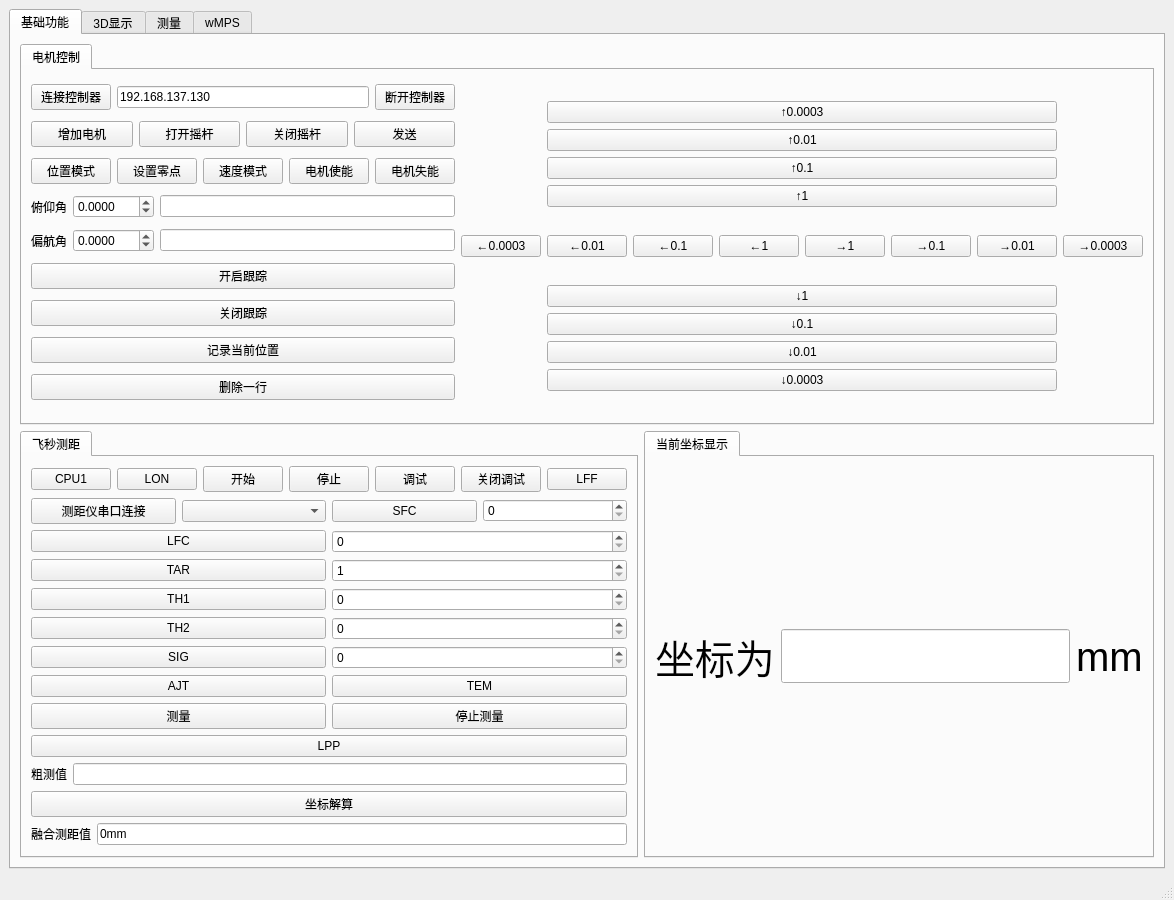
<?xml version="1.0" encoding="UTF-8"?>
<ui version="4.0">
 <class>MainWindow</class>
 <widget class="QMainWindow" name="MainWindow">
  <property name="geometry">
   <rect>
    <x>0</x>
    <y>0</y>
    <width>1127</width>
    <height>900</height>
   </rect>
  </property>
  <property name="sizePolicy">
   <sizepolicy hsizetype="Expanding" vsizetype="Preferred">
    <horstretch>0</horstretch>
    <verstretch>0</verstretch>
   </sizepolicy>
  </property>
  <property name="windowTitle">
   <string>MainWindow</string>
  </property>
  <widget class="QWidget" name="centralwidget">
   <layout class="QHBoxLayout" name="horizontalLayout">
    <item>
     <widget class="QTabWidget" name="tabWidget">
      <property name="currentIndex">
       <number>0</number>
      </property>
      <widget class="QWidget" name="tab_3">
       <attribute name="title">
        <string>基础功能</string>
       </attribute>
       <layout class="QHBoxLayout" name="horizontalLayout_3">
        <item>
         <layout class="QVBoxLayout" name="verticalLayout">
          <item>
           <widget class="QTabWidget" name="tabWidget_3">
            <property name="currentIndex">
             <number>0</number>
            </property>
            <widget class="QWidget" name="tab_6">
             <attribute name="title">
              <string>电机控制</string>
             </attribute>
             <layout class="QHBoxLayout" name="horizontalLayout_20">
              <item>
               <layout class="QHBoxLayout" name="horizontalLayout_19">
                <item>
                 <layout class="QVBoxLayout" name="verticalLayout_3">
                  <item>
                   <layout class="QHBoxLayout" name="horizontalLayout_4">
                    <item>
                     <widget class="QPushButton" name="socket_connection_pushButton">
                      <property name="text">
                       <string>连接控制器</string>
                      </property>
                     </widget>
                    </item>
                    <item>
                     <widget class="QLineEdit" name="socket_connection">
                      <property name="text">
                       <string>192.168.137.130</string>
                      </property>
                     </widget>
                    </item>
                    <item>
                     <widget class="QPushButton" name="socket_disconnection_pushButton">
                      <property name="text">
                       <string>断开控制器</string>
                      </property>
                     </widget>
                    </item>
                   </layout>
                  </item>
                  <item>
                   <layout class="QHBoxLayout" name="horizontalLayout_16">
                    <item>
                     <widget class="QPushButton" name="add_motors">
                      <property name="text">
                       <string>增加电机</string>
                      </property>
                     </widget>
                    </item>
                    <item>
                     <widget class="QPushButton" name="open_xy">
                      <property name="text">
                       <string>打开摇杆</string>
                      </property>
                     </widget>
                    </item>
                    <item>
                     <widget class="QPushButton" name="close_xy">
                      <property name="text">
                       <string>关闭摇杆</string>
                      </property>
                     </widget>
                    </item>
                    <item>
                     <widget class="QPushButton" name="send_motor_message">
                      <property name="text">
                       <string>发送</string>
                      </property>
                     </widget>
                    </item>
                   </layout>
                  </item>
                  <item>
                   <layout class="QHBoxLayout" name="horizontalLayout_5">
                    <item>
                     <widget class="QPushButton" name="motor_position_mode">
                      <property name="text">
                       <string>位置模式</string>
                      </property>
                     </widget>
                    </item>
                    <item>
                     <widget class="QPushButton" name="set_zero_position">
                      <property name="text">
                       <string>设置零点</string>
                      </property>
                     </widget>
                    </item>
                    <item>
                     <widget class="QPushButton" name="motor_velocity_mode">
                      <property name="text">
                       <string>速度模式</string>
                      </property>
                     </widget>
                    </item>
                    <item>
                     <widget class="QPushButton" name="enable_motor">
                      <property name="text">
                       <string>电机使能</string>
                      </property>
                     </widget>
                    </item>
                    <item>
                     <widget class="QPushButton" name="disable_motor">
                      <property name="text">
                       <string>电机失能</string>
                      </property>
                     </widget>
                    </item>
                   </layout>
                  </item>
                  <item>
                   <layout class="QHBoxLayout" name="horizontalLayout_14">
                    <item>
                     <widget class="QLabel" name="label_2">
                      <property name="text">
                       <string>俯仰角</string>
                      </property>
                      <property name="alignment">
                       <set>Qt::AlignmentFlag::AlignCenter</set>
                      </property>
                     </widget>
                    </item>
                    <item>
                     <widget class="QDoubleSpinBox" name="pitch_angle">
                      <property name="decimals">
                       <number>4</number>
                      </property>
                      <property name="minimum">
                       <double>-360.000000000000000</double>
                      </property>
                      <property name="maximum">
                       <double>360.000000000000000</double>
                      </property>
                      <property name="value">
                       <double>0.000000000000000</double>
                      </property>
                     </widget>
                    </item>
                    <item>
                     <widget class="QLineEdit" name="actual_pitch_angle"/>
                    </item>
                   </layout>
                  </item>
                  <item>
                   <layout class="QHBoxLayout" name="horizontalLayout_15">
                    <item>
                     <widget class="QLabel" name="label_3">
                      <property name="text">
                       <string>偏航角</string>
                      </property>
                      <property name="alignment">
                       <set>Qt::AlignmentFlag::AlignCenter</set>
                      </property>
                     </widget>
                    </item>
                    <item>
                     <widget class="QDoubleSpinBox" name="yaw_angle">
                      <property name="decimals">
                       <number>4</number>
                      </property>
                      <property name="minimum">
                       <double>-360.000000000000000</double>
                      </property>
                      <property name="maximum">
                       <double>360.000000000000000</double>
                      </property>
                      <property name="value">
                       <double>0.000000000000000</double>
                      </property>
                     </widget>
                    </item>
                    <item>
                     <widget class="QLineEdit" name="actual_yaw_angle"/>
                    </item>
                   </layout>
                  </item>
                  <item>
                   <widget class="QPushButton" name="start_tracking">
                    <property name="text">
                     <string>开启跟踪</string>
                    </property>
                   </widget>
                  </item>
                  <item>
                   <widget class="QPushButton" name="stop_tracking">
                    <property name="text">
                     <string>关闭跟踪</string>
                    </property>
                   </widget>
                  </item>
                  <item>
                   <widget class="QPushButton" name="read_currunt_position">
                    <property name="text">
                     <string>记录当前位置</string>
                    </property>
                   </widget>
                  </item>
                  <item>
                   <widget class="QPushButton" name="delete_last_line">
                    <property name="text">
                     <string>删除一行</string>
                    </property>
                   </widget>
                  </item>
                 </layout>
                </item>
                <item>
                 <layout class="QHBoxLayout" name="horizontalLayout_18">
                  <item>
                   <widget class="QPushButton" name="left____1">
                    <property name="text">
                     <string>←0.0003</string>
                    </property>
                   </widget>
                  </item>
                  <item>
                   <layout class="QVBoxLayout" name="verticalLayout_6">
                    <item>
                     <layout class="QVBoxLayout" name="verticalLayout_4">
                      <item>
                       <widget class="QPushButton" name="up____1">
                        <property name="text">
                         <string>↑0.0003</string>
                        </property>
                       </widget>
                      </item>
                      <item>
                       <widget class="QPushButton" name="up___1">
                        <property name="text">
                         <string>↑0.01</string>
                        </property>
                       </widget>
                      </item>
                      <item>
                       <widget class="QPushButton" name="up__1">
                        <property name="text">
                         <string>↑0.1</string>
                        </property>
                       </widget>
                      </item>
                      <item>
                       <widget class="QPushButton" name="up_1">
                        <property name="text">
                         <string>↑1</string>
                        </property>
                       </widget>
                      </item>
                     </layout>
                    </item>
                    <item>
                     <layout class="QHBoxLayout" name="horizontalLayout_17">
                      <item>
                       <widget class="QPushButton" name="left___1">
                        <property name="text">
                         <string>←0.01</string>
                        </property>
                       </widget>
                      </item>
                      <item>
                       <widget class="QPushButton" name="left__1">
                        <property name="text">
                         <string>←0.1</string>
                        </property>
                       </widget>
                      </item>
                      <item>
                       <widget class="QPushButton" name="left_1">
                        <property name="text">
                         <string>←1</string>
                        </property>
                       </widget>
                      </item>
                      <item>
                       <widget class="QPushButton" name="right_1">
                        <property name="text">
                         <string>→1</string>
                        </property>
                       </widget>
                      </item>
                      <item>
                       <widget class="QPushButton" name="right__1">
                        <property name="text">
                         <string>→0.1</string>
                        </property>
                       </widget>
                      </item>
                      <item>
                       <widget class="QPushButton" name="right___1">
                        <property name="text">
                         <string>→0.01</string>
                        </property>
                       </widget>
                      </item>
                     </layout>
                    </item>
                    <item>
                     <layout class="QVBoxLayout" name="verticalLayout_5">
                      <item>
                       <widget class="QPushButton" name="down_1">
                        <property name="text">
                         <string>↓1</string>
                        </property>
                       </widget>
                      </item>
                      <item>
                       <widget class="QPushButton" name="down__1">
                        <property name="text">
                         <string>↓0.1</string>
                        </property>
                       </widget>
                      </item>
                      <item>
                       <widget class="QPushButton" name="down___1">
                        <property name="text">
                         <string>↓0.01</string>
                        </property>
                       </widget>
                      </item>
                      <item>
                       <widget class="QPushButton" name="down____1">
                        <property name="text">
                         <string>↓0.0003</string>
                        </property>
                       </widget>
                      </item>
                     </layout>
                    </item>
                   </layout>
                  </item>
                  <item>
                   <widget class="QPushButton" name="right____1">
                    <property name="text">
                     <string>→0.0003</string>
                    </property>
                   </widget>
                  </item>
                 </layout>
                </item>
               </layout>
              </item>
             </layout>
            </widget>
           </widget>
          </item>
          <item>
           <layout class="QHBoxLayout" name="horizontalLayout_2">
            <item>
             <widget class="QTabWidget" name="tabWidget_2">
              <property name="currentIndex">
               <number>0</number>
              </property>
              <widget class="QWidget" name="tab_5">
               <attribute name="title">
                <string>飞秒测距</string>
               </attribute>
               <layout class="QHBoxLayout" name="horizontalLayout_13">
                <item>
                 <layout class="QVBoxLayout" name="verticalLayout_2">
                  <item>
                   <layout class="QHBoxLayout" name="horizontalLayout_6">
                    <item>
                     <widget class="QPushButton" name="CPU1">
                      <property name="text">
                       <string>CPU1</string>
                      </property>
                     </widget>
                    </item>
                    <item>
                     <widget class="QPushButton" name="LON">
                      <property name="text">
                       <string>LON</string>
                      </property>
                     </widget>
                    </item>
                    <item>
                     <widget class="QPushButton" name="startTracking">
                      <property name="text">
                       <string>开始</string>
                      </property>
                     </widget>
                    </item>
                    <item>
                     <widget class="QPushButton" name="stopTracking">
                      <property name="text">
                       <string>停止</string>
                      </property>
                     </widget>
                    </item>
                    <item>
                     <widget class="QPushButton" name="start_stream">
                      <property name="text">
                       <string>调试</string>
                      </property>
                     </widget>
                    </item>
                    <item>
                     <widget class="QPushButton" name="close_stream">
                      <property name="text">
                       <string>关闭调试</string>
                      </property>
                     </widget>
                    </item>
                    <item>
                     <widget class="QPushButton" name="LFF">
                      <property name="text">
                       <string>LFF</string>
                      </property>
                     </widget>
                    </item>
                   </layout>
                  </item>
                  <item>
                   <layout class="QHBoxLayout" name="horizontalLayout_12">
                    <item>
                     <widget class="QPushButton" name="fsDistancePb">
                      <property name="text">
                       <string>测距仪串口连接</string>
                      </property>
                     </widget>
                    </item>
                    <item>
                     <widget class="QComboBox" name="fsDistanceCbb"/>
                    </item>
                    <item>
                     <widget class="QPushButton" name="SFC">
                      <property name="text">
                       <string>SFC</string>
                      </property>
                     </widget>
                    </item>
                    <item>
                     <widget class="QSpinBox" name="SFC_SB">
                      <property name="minimum">
                       <number>0</number>
                      </property>
                      <property name="maximum">
                       <number>500</number>
                      </property>
                     </widget>
                    </item>
                   </layout>
                  </item>
                  <item>
                   <layout class="QHBoxLayout" name="horizontalLayout_29">
                    <item>
                     <widget class="QPushButton" name="LFC">
                      <property name="text">
                       <string>LFC</string>
                      </property>
                     </widget>
                    </item>
                    <item>
                     <widget class="QSpinBox" name="LFC_SB">
                      <property name="minimum">
                       <number>0</number>
                      </property>
                      <property name="maximum">
                       <number>1000</number>
                      </property>
                     </widget>
                    </item>
                   </layout>
                  </item>
                  <item>
                   <layout class="QHBoxLayout" name="horizontalLayout_11">
                    <item>
                     <widget class="QPushButton" name="TAR">
                      <property name="text">
                       <string>TAR</string>
                      </property>
                     </widget>
                    </item>
                    <item>
                     <widget class="QSpinBox" name="TAR_SB">
                      <property name="minimum">
                       <number>1</number>
                      </property>
                      <property name="maximum">
                       <number>3</number>
                      </property>
                     </widget>
                    </item>
                   </layout>
                  </item>
                  <item>
                   <layout class="QHBoxLayout" name="horizontalLayout_7">
                    <item>
                     <widget class="QPushButton" name="TH1">
                      <property name="text">
                       <string>TH1</string>
                      </property>
                     </widget>
                    </item>
                    <item>
                     <widget class="QSpinBox" name="TH1_SB">
                      <property name="minimum">
                       <number>0</number>
                      </property>
                      <property name="maximum">
                       <number>1000</number>
                      </property>
                     </widget>
                    </item>
                   </layout>
                  </item>
                  <item>
                   <layout class="QHBoxLayout" name="horizontalLayout_8">
                    <item>
                     <widget class="QPushButton" name="TH2">
                      <property name="text">
                       <string>TH2</string>
                      </property>
                     </widget>
                    </item>
                    <item>
                     <widget class="QSpinBox" name="TH2_SB">
                      <property name="minimum">
                       <number>0</number>
                      </property>
                      <property name="maximum">
                       <number>1000</number>
                      </property>
                     </widget>
                    </item>
                   </layout>
                  </item>
                  <item>
                   <layout class="QHBoxLayout" name="horizontalLayout_26">
                    <item>
                     <layout class="QHBoxLayout" name="horizontalLayout_27">
                      <item>
                       <widget class="QPushButton" name="SIG">
                        <property name="text">
                         <string>SIG</string>
                        </property>
                       </widget>
                      </item>
                      <item>
                       <widget class="QSpinBox" name="SIG_SB">
                        <property name="minimum">
                         <number>0</number>
                        </property>
                        <property name="maximum">
                         <number>1000</number>
                        </property>
                       </widget>
                      </item>
                     </layout>
                    </item>
                   </layout>
                  </item>
                  <item>
                   <layout class="QHBoxLayout" name="horizontalLayout_30">
                    <item>
                     <widget class="QPushButton" name="AJT">
                      <property name="text">
                       <string>AJT</string>
                      </property>
                     </widget>
                    </item>
                    <item>
                     <widget class="QPushButton" name="TEM">
                      <property name="text">
                       <string>TEM</string>
                      </property>
                     </widget>
                    </item>
                   </layout>
                  </item>
                  <item>
                   <layout class="QHBoxLayout" name="horizontalLayout_9">
                    <item>
                     <widget class="QPushButton" name="fs_start_measurement">
                      <property name="text">
                       <string>测量</string>
                      </property>
                     </widget>
                    </item>
                    <item>
                     <widget class="QPushButton" name="fs_stop_measurement">
                      <property name="text">
                       <string>停止测量</string>
                      </property>
                     </widget>
                    </item>
                   </layout>
                  </item>
                  <item>
                   <widget class="QPushButton" name="LPP">
                    <property name="text">
                     <string>LPP</string>
                    </property>
                   </widget>
                  </item>
                  <item>
                   <layout class="QHBoxLayout" name="horizontalLayout_28">
                    <item>
                     <widget class="QLabel" name="label_7">
                      <property name="text">
                       <string>粗测值</string>
                      </property>
                     </widget>
                    </item>
                    <item>
                     <widget class="QLineEdit" name="rude_distance1"/>
                    </item>
                   </layout>
                  </item>
                  <item>
                   <widget class="QPushButton" name="get_coordinate">
                    <property name="text">
                     <string>坐标解算</string>
                    </property>
                   </widget>
                  </item>
                  <item>
                   <layout class="QHBoxLayout" name="horizontalLayout_10">
                    <item>
                     <widget class="QLabel" name="label">
                      <property name="text">
                       <string>融合测距值</string>
                      </property>
                     </widget>
                    </item>
                    <item>
                     <widget class="QLineEdit" name="measurement_result">
                      <property name="text">
                       <string>0mm</string>
                      </property>
                     </widget>
                    </item>
                   </layout>
                  </item>
                 </layout>
                </item>
               </layout>
              </widget>
             </widget>
            </item>
            <item>
             <widget class="QTabWidget" name="tabWidget_4">
              <property name="currentIndex">
               <number>0</number>
              </property>
              <widget class="QWidget" name="tab_7">
               <attribute name="title">
                <string>当前坐标显示</string>
               </attribute>
               <layout class="QVBoxLayout" name="verticalLayout_7">
                <item>
                 <layout class="QHBoxLayout" name="horizontalLayout_21">
                  <item>
                   <widget class="QLabel" name="label_8">
                    <property name="sizePolicy">
                     <sizepolicy hsizetype="Preferred" vsizetype="Preferred">
                      <horstretch>0</horstretch>
                      <verstretch>0</verstretch>
                     </sizepolicy>
                    </property>
                    <property name="styleSheet">
                     <string notr="true">font-size: 30pt;  /* 使用点单位 */</string>
                    </property>
                    <property name="text">
                     <string>坐标为</string>
                    </property>
                    <property name="textFormat">
                     <enum>Qt::TextFormat::AutoText</enum>
                    </property>
                    <property name="wordWrap">
                     <bool>false</bool>
                    </property>
                   </widget>
                  </item>
                  <item>
                   <widget class="QLineEdit" name="coordinate_result">
                    <property name="sizePolicy">
                     <sizepolicy hsizetype="Expanding" vsizetype="Fixed">
                      <horstretch>0</horstretch>
                      <verstretch>0</verstretch>
                     </sizepolicy>
                    </property>
                    <property name="styleSheet">
                     <string notr="true">font-size: 30pt;  /* 使用点单位 */</string>
                    </property>
                    <property name="maxLength">
                     <number>20000</number>
                    </property>
                   </widget>
                  </item>
                  <item>
                   <widget class="QLabel" name="label_9">
                    <property name="styleSheet">
                     <string notr="true">font-size: 30pt;  /* 使用点单位 */</string>
                    </property>
                    <property name="text">
                     <string>mm</string>
                    </property>
                   </widget>
                  </item>
                 </layout>
                </item>
               </layout>
              </widget>
             </widget>
            </item>
           </layout>
          </item>
         </layout>
        </item>
       </layout>
      </widget>
      <widget class="QWidget" name="tab_8">
       <attribute name="title">
        <string>3D显示</string>
       </attribute>
      </widget>
      <widget class="QWidget" name="tab_4">
       <attribute name="title">
        <string>测量</string>
       </attribute>
       <layout class="QHBoxLayout" name="horizontalLayout_23">
        <item>
         <layout class="QHBoxLayout" name="horizontalLayout_22">
          <item>
           <widget class="QTabWidget" name="tabWidget_5">
            <property name="currentIndex">
             <number>0</number>
            </property>
            <widget class="QWidget" name="tab">
             <attribute name="title">
              <string>飞秒精测</string>
             </attribute>
             <layout class="QHBoxLayout" name="horizontalLayout_25">
              <item>
               <layout class="QGridLayout" name="gridLayout_3">
                <item row="0" column="0">
                 <widget class="QPushButton" name="start_accurate_measurement">
                  <property name="text">
                   <string>开启精测</string>
                  </property>
                 </widget>
                </item>
                <item row="0" column="1">
                 <widget class="QPushButton" name="stop_accurate_measurement">
                  <property name="text">
                   <string>停止精测</string>
                  </property>
                 </widget>
                </item>
                <item row="0" column="2">
                 <widget class="QPushButton" name="save_measurement_data">
                  <property name="text">
                   <string>保存数据</string>
                  </property>
                 </widget>
                </item>
                <item row="1" column="0" colspan="3">
                 <widget class="QTableWidget" name="measurement_table"/>
                </item>
                <item row="2" column="0">
                 <widget class="QLabel" name="label_5">
                  <property name="text">
                   <string>精测值</string>
                  </property>
                  <property name="alignment">
                   <set>Qt::AlignmentFlag::AlignCenter</set>
                  </property>
                 </widget>
                </item>
                <item row="2" column="1" colspan="2">
                 <widget class="QLineEdit" name="accurate_measurement"/>
                </item>
                <item row="3" column="0">
                 <widget class="QLabel" name="label_6">
                  <property name="text">
                   <string>粗精融合值</string>
                  </property>
                  <property name="alignment">
                   <set>Qt::AlignmentFlag::AlignCenter</set>
                  </property>
                 </widget>
                </item>
                <item row="3" column="1" colspan="2">
                 <widget class="QLineEdit" name="fusion_measurement"/>
                </item>
               </layout>
              </item>
             </layout>
            </widget>
           </widget>
          </item>
          <item>
           <widget class="QTabWidget" name="tabWidget_6">
            <property name="currentIndex">
             <number>0</number>
            </property>
            <widget class="QWidget" name="tab_2">
             <attribute name="title">
              <string>双目相机粗测</string>
             </attribute>
             <layout class="QHBoxLayout" name="horizontalLayout_24">
              <item>
               <layout class="QGridLayout" name="gridLayout_2">
                <item row="0" column="0">
                 <widget class="QPushButton" name="open_rude_camera">
                  <property name="text">
                   <string>打开相机</string>
                  </property>
                 </widget>
                </item>
                <item row="0" column="1">
                 <widget class="QPushButton" name="close_rude_camera">
                  <property name="text">
                   <string>关闭相机</string>
                  </property>
                 </widget>
                </item>
                <item row="0" column="2">
                 <widget class="QPushButton" name="detect">
                  <property name="text">
                   <string>识别</string>
                  </property>
                 </widget>
                </item>
                <item row="1" column="0" colspan="3">
                 <widget class="QWidget" name="widget_2" native="true"/>
                </item>
                <item row="2" column="0">
                 <widget class="QLabel" name="label_4">
                  <property name="text">
                   <string>粗测值</string>
                  </property>
                  <property name="alignment">
                   <set>Qt::AlignmentFlag::AlignCenter</set>
                  </property>
                 </widget>
                </item>
                <item row="2" column="1" colspan="2">
                 <widget class="QLineEdit" name="rude_measurement"/>
                </item>
               </layout>
              </item>
             </layout>
            </widget>
           </widget>
          </item>
         </layout>
        </item>
       </layout>
      </widget>
      <widget class="QWidget" name="tab_10">
       <attribute name="title">
        <string>wMPS</string>
       </attribute>
       <layout class="QHBoxLayout" name="horizontalLayout_31">
        <item>
         <widget class="QWidget" name="wMPS_widget" native="true"/>
        </item>
       </layout>
      </widget>
     </widget>
    </item>
   </layout>
  </widget>
  <widget class="QMenuBar" name="menubar">
   <property name="geometry">
    <rect>
     <x>0</x>
     <y>0</y>
     <width>1127</width>
     <height>33</height>
    </rect>
   </property>
  </widget>
  <widget class="QStatusBar" name="statusbar"/>
 </widget>
 <resources/>
 <connections/>
</ui>
